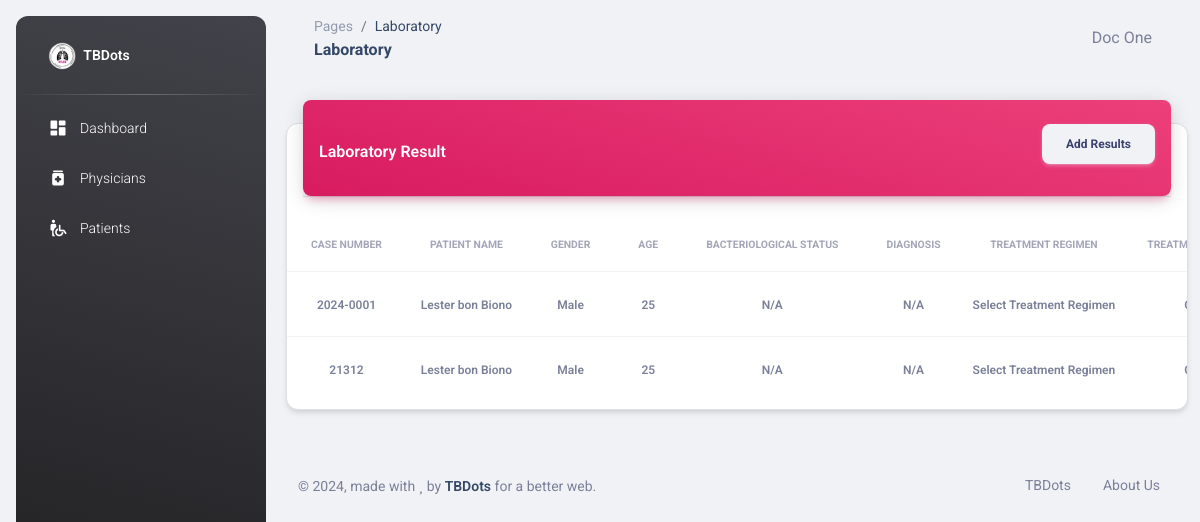
Before: /laboratory.php (signed in) with the older database file.
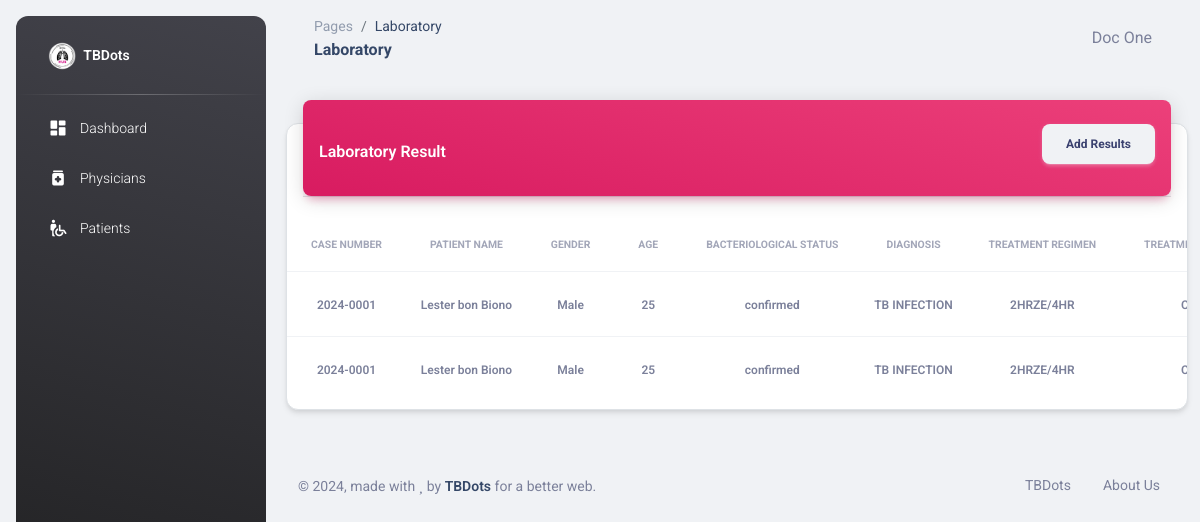
After: the same page with the newer database file.
### tables this page shows
CREATE TABLE IF NOT EXISTS `lab_results` (
  `id` int NOT NULL AUTO_INCREMENT,
  `case_number` varchar(50) NOT NULL,
  `date_opened` date DEFAULT NULL,
  `region_province` varchar(100) DEFAULT NULL,
  `facility_name` varchar(100) DEFAULT NULL,
  `patient_id` int NOT NULL,
  `physician_id` int NOT NULL,
  `source_of_patient` enum('Public Health Center','Other Health Facility','Private Hospital/Clinics/Physicians/NGOs','Community') DEFAULT NULL,
  `bacteriological_status` enum('confirmed','clinically') DEFAULT NULL,
  `tb_classification` enum('pulmonary','extra_pulmonary') DEFAULT NULL,
  `diagnosis` enum('TB DISEASE','TB INFECTION','TB EXPOSURE') DEFAULT NULL,
  `registration_group` enum('New','Relapse','Treatment after Failure','TALF','PTOU','Other') DEFAULT NULL,
  `treatment_regimen` varchar(50) DEFAULT NULL,
  `treatment_started_date` date DEFAULT NULL,
  `treatment_outcome` enum('CURED','TREATMENT COMPLETED','TREATMENT FAILED','DIED','LOST TO FOLLOW UP','NOT EVALUATED') DEFAULT NULL,
  `treatment_outcome_date` date DEFAULT NULL,
  `created_at` timestamp NOT NULL DEFAULT CURRENT_TIMESTAMP,
  `updated_at` timestamp NOT NULL DEFAULT CURRENT_TIMESTAMP ON UPDATE CURRENT_TIMESTAMP,
  `tst_result` varchar(255) DEFAULT NULL,
  `cxr_findings` text,
  `other_exam` varchar(255) DEFAULT NULL,
  `other_exam_date` date DEFAULT NULL,
  `tbdc` varchar(255) DEFAULT NULL,
  `dssm_due_date_0` date DEFAULT NULL,
  `dssm_due_date_1` date DEFAULT NULL,
  `dssm_due_date_2` date DEFAULT NULL,
  `dssm_due_date_3` date DEFAULT NULL,
  `dssm_due_date_4` date DEFAULT NULL,
  `dssm_due_date_5` date DEFAULT NULL,
  `dssm_due_date_6` date DEFAULT NULL,
  `dssm_due_date_7` date DEFAULT NULL,
  `dssm_exam_date_0` date DEFAULT NULL,
  `dssm_exam_date_1` date DEFAULT NULL,
  `dssm_exam_date_2` date DEFAULT NULL,
  `dssm_exam_date_3` date DEFAULT NULL,
  `dssm_exam_date_4` date DEFAULT NULL,
  `dssm_exam_date_5` date DEFAULT NULL,
  `dssm_exam_date_6` date DEFAULT NULL,
  `dssm_exam_date_7` date DEFAULT NULL,
  `dssm_result_0` varchar(255) DEFAULT NULL,
  `dssm_result_1` varchar(255) DEFAULT NULL,
  `dssm_result_2` varchar(255) DEFAULT NULL,
  `dssm_result_3` varchar(255) DEFAULT NULL,
  `dssm_result_4` varchar(255) DEFAULT NULL,
  `dssm_result_5` varchar(255) DEFAULT NULL,
  `dssm_result_6` varchar(255) DEFAULT NULL,
  `dssm_result_7` varchar(255) DEFAULT NULL,
  `bcg_scar` varchar(10) DEFAULT NULL,
  `height` decimal(5,2) DEFAULT NULL,
  `occupation` varchar(255) DEFAULT NULL,
  `phil_health_no` varchar(50) DEFAULT NULL,
  `contact_person` varchar(255) DEFAULT NULL,
  `contact_number` varchar(50) DEFAULT NULL,
  PRIMARY KEY (`id`),
  KEY `FK_treatment_patient` (`patient_id`),
  KEY `FK_treatment_physician` (`physician_id`),
  CONSTRAINT `FK_treatment_patient` FOREIGN KEY (`patient_id`) REFERENCES `patients` (`id`),
  CONSTRAINT `FK_treatment_physician` FOREIGN KEY (`physician_id`) REFERENCES `users` (`id`)
);

CREATE TABLE IF NOT EXISTS `patients` (
  `id` int NOT NULL AUTO_INCREMENT,
  `fullname` text NOT NULL,
  `age` int NOT NULL DEFAULT '0',
  `gender` tinyint NOT NULL DEFAULT '0',
  `contact` varchar(50) DEFAULT NULL,
  `address` text,
  `physician_id` int DEFAULT NULL,
  `location_id` int DEFAULT NULL,
  `lab_results_id` int DEFAULT NULL,
  `updated_at` timestamp NOT NULL DEFAULT CURRENT_TIMESTAMP ON UPDATE CURRENT_TIMESTAMP,
  `created_at` timestamp NOT NULL DEFAULT CURRENT_TIMESTAMP,
  `height` int DEFAULT NULL,
  `dob` date DEFAULT NULL,
  `bcg_scar` enum('Yes','No','Doubtful') DEFAULT NULL,
  `occupation` varchar(100) DEFAULT NULL,
  `phil_health_no` varchar(50) DEFAULT NULL,
  `contact_person` varchar(100) DEFAULT NULL,
  `contact_person_no` varchar(50) DEFAULT NULL,
  PRIMARY KEY (`id`),
  KEY `FK_patients_lab_results` (`lab_results_id`),
  KEY `FK_patients_users` (`physician_id`),
  KEY `idx_fullname` (`fullname`(50)),
  KEY `idx_contact` (`contact`),
  KEY `FK_patients_locations` (`location_id`),
  CONSTRAINT `FK_patients_lab_results` FOREIGN KEY (`lab_results_id`) REFERENCES `lab_results` (`id`),
  CONSTRAINT `FK_patients_locations` FOREIGN KEY (`location_id`) REFERENCES `locations` (`id`),
  CONSTRAINT `FK_patients_users` FOREIGN KEY (`physician_id`) REFERENCES `users` (`id`)
);

### laboratory.php (the view, shortened to what the changed rows need)
<?php
require_once "connection/db.php";
include_once('head.php');
$patientsSqlList = "SELECT
                    t.id,
                    t.case_number,
                    p.fullname,
                    p.gender,
                    p.age,
                    t.bacteriological_status,
                    t.diagnosis,
                    t.treatment_regimen,
                    t.treatment_outcome,
                    t.created_at
                FROM lab_results  t
                JOIN patients p ON t.patient_id = p.id
                ORDER BY t.created_at DESC";
$patientListReturns = $conn->query($patientsSqlList);
$allPatientsList = $patientListReturns->fetch_all(MYSQLI_ASSOC);
?>
<body class="g-sidenav-show  bg-gray-200">
  <main class="main-content position-relative max-height-vh-100 h-100 border-radius-lg ">
    <div class="container-fluid py-4">
      <div class="row">
        <div class="col-12">
          <div class="card my-4">
            <div class="card-body px-0 pb-2">
              <div class="table-responsive p-0">
                <table class="table align-items-center mb-0">
                  <thead>
                    <tr>
                      <th class="text-center text-uppercase text-secondary text-xxs font-weight-bolder opacity-7">Case Number</th>
                      <th class="text-center text-uppercase text-secondary text-xxs font-weight-bolder opacity-7">Patient Name</th>
                      <th class="text-center text-uppercase text-secondary text-xxs font-weight-bolder opacity-7">Gender</th>
                      <th class="text-center text-uppercase text-secondary text-xxs font-weight-bolder opacity-7">Age</th>
                      <th class="text-center text-uppercase text-secondary text-xxs font-weight-bolder opacity-7">Bacteriological Status</th>
                      <th class="text-center text-uppercase text-secondary text-xxs font-weight-bolder opacity-7">Diagnosis</th>
                      <th class="text-center text-uppercase text-secondary text-xxs font-weight-bolder opacity-7">Treatment Regimen</th>
                      <th class="text-center text-uppercase text-secondary text-xxs font-weight-bolder opacity-7">Treatment Outcome</th>
                    </tr>
                  </thead>
                  <tbody>
                    <?php
                      foreach($allPatientsList as $patientRow):
                            echo "<tr>
                                <td class='text-center'>
                                    <span class='text-secondary text-xs font-weight-bold'>{$patientRow['case_number']}</span>
                                </td>
                                <td class='text-center'>
                                    <span class='text-secondary text-xs font-weight-bold'>{$patientRow['fullname']}</span>
                                </td>
                                <td class='text-center'>
                                    <span class='text-secondary text-xs font-weight-bold'>" . ($patientRow['gender'] == 1 ? 'Male' : 'Female') . "</span>
                                </td>
                                <td class='text-center'>
                                    <span class='text-secondary text-xs font-weight-bold'>{$patientRow['age']}</span>
                                </td>
                                <td class='text-center'>
                                    <span class='text-secondary text-xs font-weight-bold'>" . ($patientRow['bacteriological_status'] ?? 'N/A') . "</span>
                                </td>
                                <td class='text-center'>
                                    <span class='text-secondary text-xs font-weight-bold'>" . ($patientRow['diagnosis'] ?? 'N/A') . "</span>
                                </td>
                                <td class='text-center'>
                                    <span class='text-secondary text-xs font-weight-bold'>" . ($patientRow['treatment_regimen'] ?? 'N/A') . "</span>
                                </td>
                                <td class='text-center'>
                                    <span class='text-secondary text-xs font-weight-bold'>" . ($patientRow['treatment_outcome'] ?? 'N/A') . "</span>
                                </td>
                                    <span class='text-secondary text-xs font-weight-bold'>" . date('Y-m-d', strtotime($patientRow['created_at'])) . "</span>
                                    <button type='button' class='btn btn-sm btn-info' onclick='editLabRecord({$patientRow["id"]})'>
                                    </button>
                            </tr>";
                      endforeach;
                    ?>
                  </tbody>
                </table>
              </div>
            </div>
          </div>
        </div>
      </div>
    </div>
  </main>
</body>

Changed rows visible on the page:
removed lab_results: case_number "21312", patient.fullname "Lester bon Biono", patient.age "25", bacteriological_status "N/A", diagnosis "N/A", treatment_regimen "Select Treatment Regimen"
changed lab_results (number 1 of 2 on the later page): bacteriological_status "N/A" → "confirmed"; diagnosis "N/A" → "TB INFECTION"; treatment_regimen "Select Treatment Regimen" → "2HRZE/4HR"
added lab_results: case_number "2024-0001", patient.fullname "Lester bon Biono", patient.age "25", bacteriological_status "confirmed", diagnosis "TB INFECTION", treatment_regimen "2HRZE/4HR"
